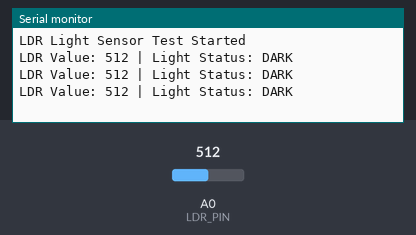
A sketch run on a simulated Arduino Uno, built with avr-gcc and run on an emulated ATmega328P. Shown: the last lines printed to the serial monitor. Inputs (shaded band) come from the test bench; at power-on: A0 (LDR_PIN) = 512.

Above: at 1.5 s.
1.6 s: A0 (LDR_PIN) set to 161
At 2.5 s:
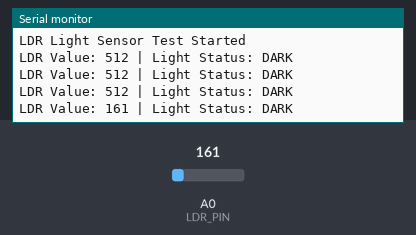
3.1 s: A0 (LDR_PIN) set to 136
At 4.1 s:
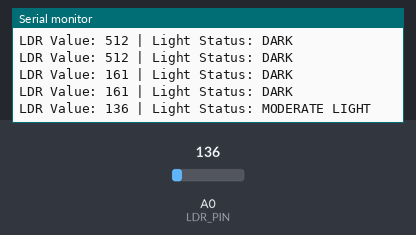
5.7 s: A0 (LDR_PIN) set to 104
At 5.7 s:
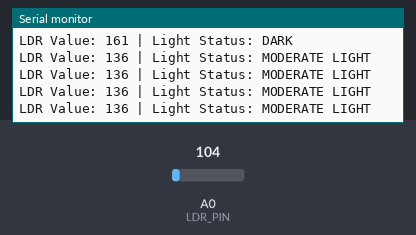
7.2 s: A0 (LDR_PIN) set to 94
At 8.2 s:
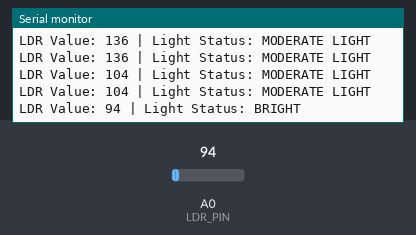

Measured:
- the behaviour switches between 150 and 149 on A0 (LDR_PIN) (found by bisection; images 1 and 2)
- the behaviour switches between 100 and 99 on A0 (LDR_PIN) (found by bisection; images 3 and 4)
- after the input at 1.6 s, the serial monitor: prints a new line after 0.50 s (image 1)
- after the input at 3.1 s, the serial monitor: prints a new line after 0.41 s (image 2)
- after the input at 7.2 s, the serial monitor: prints a new line after 0.51 s (image 4)

The sketch:

LDRtestingCodeNEW.ino
```cpp
const int LDR_PIN = A0;

// More sensitive thresholds
const int BRIGHT_THRESHOLD = 100;
const int DARK_THRESHOLD = 150;

void setup() {
  Serial.begin(9600);
  pinMode(LDR_PIN, INPUT);

  Serial.println("LDR Light Sensor Test Started");
}

void loop() {
  int ldrValue = analogRead(LDR_PIN);

  Serial.print("LDR Value: ");
  Serial.print(ldrValue);

  Serial.print(" | Light Status: ");

  // LOW value = BRIGHT
  // HIGH value = DARK

  if (ldrValue >= DARK_THRESHOLD) {
    Serial.println("DARK");
  }
  else if (ldrValue >= BRIGHT_THRESHOLD) {
    Serial.println("MODERATE LIGHT");
  }
  else {
    Serial.println("BRIGHT");
  }

  delay(700);  // Faster response (0.2 seconds)
}
```
